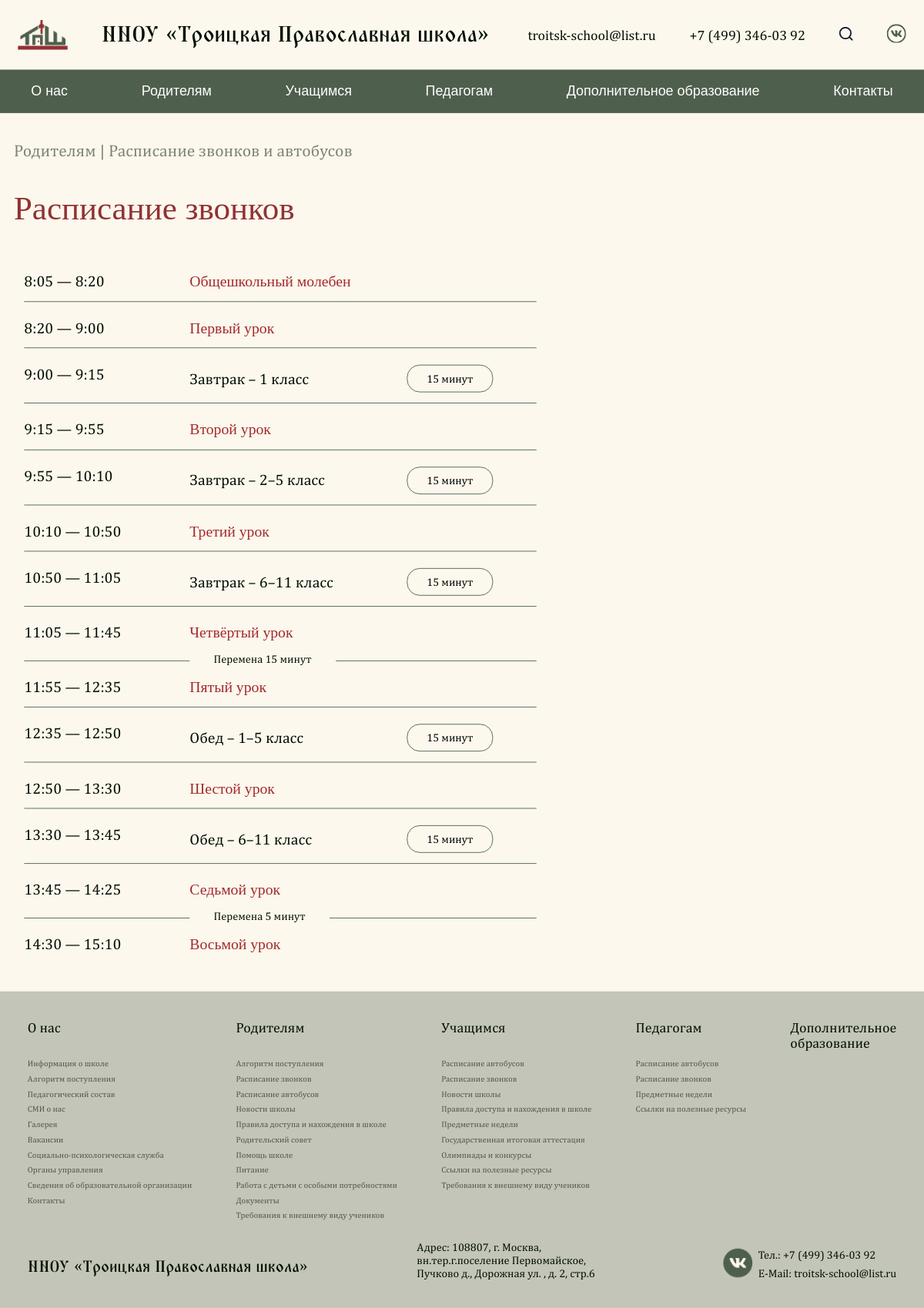
Page /schedule/ on the committed database.
### pages/models.py (models this page shows, shortened)
class Contact(SingletonModel):
  email = models.CharField("Электронная почта", max_length=100)
  phone = models.CharField("Телефон", max_length=100)
  address = models.CharField("Адрес", max_length=100)
  vk_link = models.CharField("Ссылка на VK", max_length=100)
  class Meta:
    verbose_name = "Контакты"
    verbose_name_plural = "Контакты"

class BellSchedule(models.Model):
  time_start = models.TimeField("Начало")
  time_end = models.TimeField("Конец")
  text = models.CharField("Описание", max_length=300)
  is_red = models.BooleanField("Сделать описание красного цвета?", default=False  )
  break_after = models.PositiveIntegerField("Будет ли перемена? Если да, то укажите ее продолжительность", null=True, blank=True)
  duration = models.PositiveIntegerField("Продолжительность(опционально)", null=True, blank=True)
  class Meta:
    verbose_name = "Расписание звонков"
    verbose_name_plural = "Расписание звонков"

class GenericPageB(models.Model):
  COLOR_CHOICES = [
    ('#913232', 'Красный'),
    ('#4F5F4D', 'Зелёный'),
  ]
  show_in_nav = models.BooleanField("Показать страницу в навигации?", default=False)
  category = models.ForeignKey(GenericPageCategory, verbose_name="Категория", on_delete=models.CASCADE, related_name="pages_b", null=True, blank=True)
  path = models.CharField("Путь к странице", max_length=800, null=True, blank=True)
  page_title = models.CharField("Название страницы", max_length=2000)
  description = models.TextField("Описание", max_length=20000)
  title_color = models.CharField("Цвет заголовка", max_length=7, choices=COLOR_CHOICES, default='#913232')
  is_navigational = models.BooleanField("Является ли страницей навигации?", default=False)
  class Meta:
    verbose_name = "Страница типа 'Б'"
    verbose_name_plural = "Страницы типа 'Б'"

### pages/views.py (the view)
# urls.py: path('schedule/', schedule_page, name="page_schedule"),
def schedule_page(request):
  main_page_info = MainPage.objects.all()[0]
  contacts = Contact.objects.all()[0]
  schedules = BellSchedule.objects.all()
  page_for_nav_a = GenericPageA.objects.all().filter(show_in_nav=True)
  page_for_nav_b = GenericPageB.objects.all().filter(show_in_nav=True)
  context = {
      'main_page_info': main_page_info,
      'contacts': contacts,
      'schedules': schedules,
      'page_for_nav_a': page_for_nav_a,
      'page_for_nav_b': page_for_nav_b,
  }
  return render(request, 'bell_schedule.html', context)

### pages/templates/bell_schedule.html (shortened to what this page needs)
{% extends 'generics/base.html' %}
{% load static %}
{% block content %}
<div class="container">
    <div class="available_spots-title-h3"><a href="{% url 'page_type_b' 10 %}" class="generic-breadcrumb generic-subtitle">Родителям</a> | Расписание звонков и автобусов</div>
    <div class="bell-schedule-block">
        <h2 class="bell-schedule-h2">Расписание звонков</h2>
        <div class="bell-schedule-list">
            <div class="schedule-list">
                {% for sc in schedules %}
                <div class="schedule-row">
                    <div class="schedule-time">{{ sc.time_start }} — {{ sc.time_end }}</div>
                    <div class="schedule-event {% if sc.duration %}schedule-event-with-button{% endif %} {% if sc.break_after %}schedule-event-with-note{% endif %}">
                        <div class="event-text">
                            {% if sc.is_red %}
                            <strong class="red">{{ sc.text }}</strong>
                            {% else %}
                            {{ sc.text }}
                            {% endif %}
                        </div>
                        {% if sc.duration %}
                        <div class="event-button"><button class="small-button">{{ sc.duration }} минут</button></div>
                        {% endif %}
                        {% if sc.break_after %}
                        <div class="schedule-note-box">Перемена {{ sc.break_after }} минут</div>
                        {% endif %}
                    </div>
                </div>
                {% endfor %}
            </div>
        </div>
    </div>
</div>
{% endblock %}

### pages/templates/generics/_header.html (shortened to what this page needs)
{% load static %}
<header class="header">
    <div class="container">
        <div class="header-block">
            <a href="{% url 'page_main' %}" class="header-box">
                <img src="{% static 'assets/Layer_Logo.png' %}" alt="">
                <h1 class="header-title">ННОУ «Троицкая Православная школа»</h1>
            </a>
            <div class="header-nav">
                <ul class="nav-list">
                    <li><a href="mailto:{{ contacts.email }}" class="nav-link">{{ contacts.email }}</a></li>
                    <li><a href="tel:{{ contacts.phone }}" class="nav-link">{{ contacts.phone }}</a></li>
                    <li><a href="#" class="nav-link">
                    </a></li>
                    <li><a href="{{ contacts.vk_link }}" class="nav-link">
                    </a></li>
                </ul>
            </div>
        </div>
    </div>
</header>
<nav class="navbar">
    <ul class="container menu">
        <li class="menu-item has-submenu">
            <a href="{% url 'page_type_b' 9 %}">О нас</a>
        </li>
        <li class="menu-item has-submenu">
            <a href="{% url 'page_type_b' 10 %}">Родителям</a>
        </li>
        <li class="menu-item has-submenu">
            <a href="{% url 'page_type_b' 11 %}">Учащимся</a>
        </li>
        <li class="menu-item has-submenu">
            <a href="{% url 'page_type_b' 12 %}">Педагогам</a>
        </li>
        <li class="menu-item"><a href="{% url 'page_additional_education' %}">Дополнительное образование</a></li>
        <li class="menu-item"><a href="{% url 'page_contacts' %}">Контакты</a></li>
    </ul>
    </nav>

### pages/templates/generics/_footer.html (shortened to what this page needs)
{% load static %}
<footer class="footer">
  <div class="container">
    <div class="footer-colums">
      <div class="footer__columns">
        <p><a style="font-weight: 500;" href="{% url 'page_type_b' 9 %}">О нас</a></p>
        <p><a class="footer__text" href="{% url 'page_school_information_main' %}">Информация о школе</a></p>
        <p><a class="footer__text" href="{% url 'page_append' %}">Алгоритм поступления</a></p>
        <p><a class="footer__text" href="{% url 'page_teachers' %}">Педагогический состав</a></p>
        <p><a class="footer__text" href="{% url 'page_news' %}">СМИ о нас</a></p>
        <p><a class="footer__text" href="{% url 'page_gallery' %}">Галерея</a></p>
        <p><a class="footer__text" href="{% url 'page_vacancy' %}">Вакансии</a></p>
        <p><a class="footer__text" href="{% url 'page_social_psychology' %}">Социально-психологическая служба</a></p>
        <p><a class="footer__text" href="{% url 'page_administrative_control' %}">Органы управления</a></p>
        <p><a class="footer__text" href="{% url 'page_additional_organization' %}">Сведения об образовательной организации</a></p>
        <p><a class="footer__text" href="{% url 'page_contacts' %}">Контакты</a></p>
      </div>
      <div class="footer__columns">
        <p><a style="font-weight: 500;" href="{% url 'page_type_b' 10 %}">Родителям</a></p>
        <p><a class="footer__text" href="{% url 'page_append' %}">Алгоритм поступления</a></p>
        <p><a class="footer__text" href="{% url 'page_schedule' %}">Расписание звонков</a></p>
        <p><a class="footer__text" href="{% url 'page_schedule_bus' %}">Расписание автобусов</a></p>
        <p><a class="footer__text" href="{% url 'page_news' %}">Новости школы</a></p>
        <p><a class="footer__text" href="{% url 'page_type_b' 6 %}">Правила доступа и нахождения в школе</a></p>
        <p><a class="footer__text" href="{% url 'page_administrative_control_detail' 3 %}">Родительский совет</a></p>
        <p><a class="footer__text" href="{% url 'page_school_information_detail' 3 %}">Помощь школе</a></p>
        <p><a class="footer__text" href="{% url 'page_cuisine' %}">Питание</a></p>
        <p><a class="footer__text" href="#">Работа с детьми с особыми потребностями</a></p>
        <p><a class="footer__text" href="#">Документы</a></p>
        {% for page in page_for_nav_b %}
        {% if page.category.name == 'Родителям' %}
        <p><a class="footer__text" href="{% url 'page_type_b' page.id %}">{{ page.page_title }}</a></p>
        {% endif %}
        {% endfor %}
      </div>
      <div class="footer__columns">
        <p><a style="font-weight: 500;" href="{% url 'page_type_b' 11 %}">Учащимся</a></p>
        <p><a class="footer__text" href="{% url 'page_schedule_bus' %}">Расписание автобусов</a></p>
        <p><a class="footer__text" href="{% url 'page_schedule' %}">Расписание звонков</a></p>
        <p><a class="footer__text" href="{% url 'page_news' %}">Новости школы</a></p>
        <p><a class="footer__text" href="{% url 'page_type_b' 3 %}">Правила доступа и нахождения в школе</a></p>
        <p><a class="footer__text" href="{% url 'page_subjects' %}">Предметные недели</a></p>
        <p><a class="footer__text" href="{% url 'page_attestation' %}">Государственная итоговая аттестация</a></p>
        <p><a class="footer__text" href="{% url 'page_type_b' 1 %}">Олимпиады и конкурсы</a></p>
        <p><a class="footer__text" href="{% url 'page_type_b' 2 %}">Ссылки на полезные ресурсы</a></p>
        {% for page in page_for_nav_b %}
        {% if page.category.name == 'Учащимся' %}
        <p><a class="footer__text" href="{% url 'page_type_b' page.id %}">{{ page.page_title }}</a></p>
        {% endif %}
        {% endfor %}
      </div>
      <div class="footer__columns">
        <p><a style="font-weight: 500;" href="{% url 'page_type_b' 12 %}">Педагогам</a></p>
        <p><a class="footer__text" href="{% url 'page_schedule_bus' %}">Расписание автобусов</a></p>
        <p><a class="footer__text" href="{% url 'page_schedule' %}">Расписание звонков</a></p>
        <p><a class="footer__text" href="{% url 'page_subjects' %}">Предметные недели</a></p>
        <p><a class="footer__text" href="{% url 'page_type_b' 5 %}">Ссылки на полезные ресурсы</a></p>
      </div>
      <div class="footer__columns">
        <p><a style="font-weight: 500;" href="{% url 'page_additional_education' %}">Дополнительное <br> образование</a></p>
      </div>
    </div>
    <div class="footer__bottom">
      <a class="footer__name" href="{% url 'page_main' %}">ННОУ «Троицкая Православная школа»</a>
      <p class="footer__adres" style="width: 286px;">Адрес: {{ contacts.address }}</p>
      <div class="search-btn" style="display: flex; height: 46px; gap: 7.85px">
        <a href="{{ contacts.vk_link }}"><img class="vk" src="{% static 'assets/basil_vk-solid.png' %}" style="width: 43px; height: 42px;" alt=""></a>
        <div class="footer__contact" style="display: flex; flex-direction: column; justify-content: space-between;">
          <p class="footer__number">Тел.: {{ contacts.phone }}</p>
          <p class="footer__emil">E-Mail: {{ contacts.email }}</p>
        </div>
      </div>
    </div>
  </div>
</footer>

### static/css/index.css (style rules this page uses)
* { padding: 0; margin: 0; box-sizing: border-box; list-style: none; text-decoration: none; }
html, body { margin: 0; padding: 0; background: #FCF8EE; scroll-behavior: smooth; }
@media (max-width: 1330px) { body { overflow-x: hidden; } }
.container { max-width: 1300px; margin: 0 auto; }
p, span, a, h1, h2, h3, h4, h5, h6, b { font-family: 'Playfair Display', sans-serif; }

### static/css/header.css (style rules this page uses)
.header { padding: 26px; width: 100%; background: rgb(252, 248, 238); }
.header-block { display: flex; justify-content: space-between; align-items: center; }
.header-box { display: flex; align-items: center; gap: 49px; }
.nav-list { display: flex; align-items: center; gap: 49px; }
.header-title { color: rgb(2, 15, 1); font-family: 'TriodPostnaja' , serif; font-size: 32px; font-weight: 500; line-height: 49px; text-align: left; }
.nav-link { color: rgb(2, 15, 1); font-family: 'Literata', sans-serif; font-size: 20px; font-weight: 400; letter-spacing: 0%; text-align: left; }
.navbar { background-color: #4F5F4D; }
.menu { display: flex; justify-content: space-between; list-style: none; padding: 0; margin: 0; }
.menu-item { position: relative; }
.menu-item a { display: block; padding: 20px 25px; color: white; text-decoration: none; font-size: 20px; font-size: 'Literata', sans-serif; border-radius: 12px; }

### static/css/hero-join.css (style rules this page uses)
.red { font-family: Playfair Display; font-weight: 500; line-height: 120%; letter-spacing: 0%; text-align: left; color: brown; }

### static/css/generic.css (style rules this page uses)
.generic-subtitle { font-size: 24px; font-weight: 500; line-height: 1.2; color: #020F01; opacity: 0.5; padding-top: 48px; padding-bottom: 32px; font-family: 'Literata', sans-serif; }
.generic-breadcrumb { opacity: 1; }

### static/css/footer.css (style rules this page uses)
.footer { margin-top: 72px; background: rgb(207, 209, 196); padding: 40px 20px; font-family: 'Literata', sans-serif; }
.footer { background-color: #c2c5b7; padding: 40px; font-family: serif; font-size: 14px; color: #1f1f1f; margin-top: 40px; margin-bottom: -10px; }
.footer-colums { display: flex; justify-content: space-between; margin-bottom: 30px; position: relative; }
.footer__bottom { display: flex; justify-content: space-between; align-items: flex-end; flex-wrap: wrap; }
.footer__text { color: black; opacity: 0.6; font-family: 'Literata' , serif; font-weight: 400; }
.footer__name { color: rgb(2, 15, 1); font-family: 'TriodPostnaja', serif; font-size: 23.13px; font-weight: 500; line-height: 36px; letter-spacing: 0%; text-align: left; }
.footer__adres { color: rgb(2, 15, 1); font-family: 'Literata', serif; font-size: 16px; font-weight: 400; line-height: 19px; letter-spacing: 0%; text-align: left; }
.footer__number, .footer__emil { color: rgb(2, 15, 1); font-family: 'Literata', sans-serif; font-size: 16px; font-weight: 400; line-height: 19px; letter-spacing: 0%; text-align: left; }
.footer__columns p a { width: 50; height: 23; gap: 10px; color: rgb(2, 15, 1); font-family: 'Literata', sans-serif; font-weight: 400; letter-spacing: 0%; text-align: left; text-decoration: none; font-size: 12px; }
.footer__columns p:first-child { margin-bottom: 27px; }
.footer__columns p:first-child a { font-size: 20px; }
.footer__columns { display: flex; flex-direction: column; gap: 6px; }

### static/css/available_spots.css (style rules this page uses)
.available_spots-title-h3 { padding-top: 40px; color: #020F01; opacity: 50%; font-family: 'Literata', serif; font-weight: 500; font-size: 24px; line-height: 120%; }

### rows in the picture
Contact: email "troitsk-school@list.ru", phone "+7 (499) 346-03 92", address "108807, г. Москва, вн.тер.г.поселение Первомайское, Пучково д., Дорожная ул. , д. 2, стр.6"
BellSchedule: time_start "8:05", time_end "8:20", text "Общешкольный молебен"
BellSchedule: time_start "8:20", time_end "9:00", text "Первый урок"
BellSchedule: time_start "9:00", time_end "9:15", text "Завтрак – 1 класс", duration "15"
BellSchedule: time_start "9:15", time_end "9:55", text "Второй урок"
BellSchedule: time_start "9:55", time_end "10:10", text "Завтрак – 2–5 класс", duration "15"
BellSchedule: time_start "10:10", time_end "10:50", text "Третий урок"
BellSchedule: time_start "10:50", time_end "11:05", text "Завтрак – 6–11 класс", duration "15"
BellSchedule: time_start "11:05", time_end "11:45", text "Четвёртый урок", break_after "15"
BellSchedule: time_start "11:55", time_end "12:35", text "Пятый урок"
BellSchedule: time_start "12:35", time_end "12:50", text "Обед – 1–5 класс", duration "15"
BellSchedule: time_start "12:50", time_end "13:30", text "Шестой урок"
BellSchedule: time_start "13:30", time_end "13:45", text "Обед – 6–11 класс", duration "15"
BellSchedule: time_start "13:45", time_end "14:25", text "Седьмой урок", break_after "5"
BellSchedule: time_start "14:30", time_end "15:10", text "Восьмой урок"
GenericPageB: page_title "Требования к внешнему виду учеников"
GenericPageB: page_title "Требования к внешнему виду учеников"
